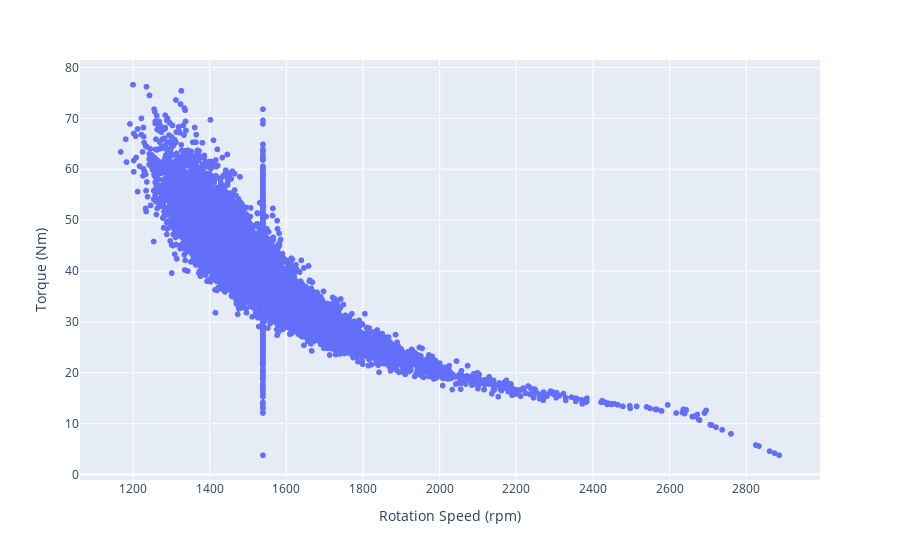
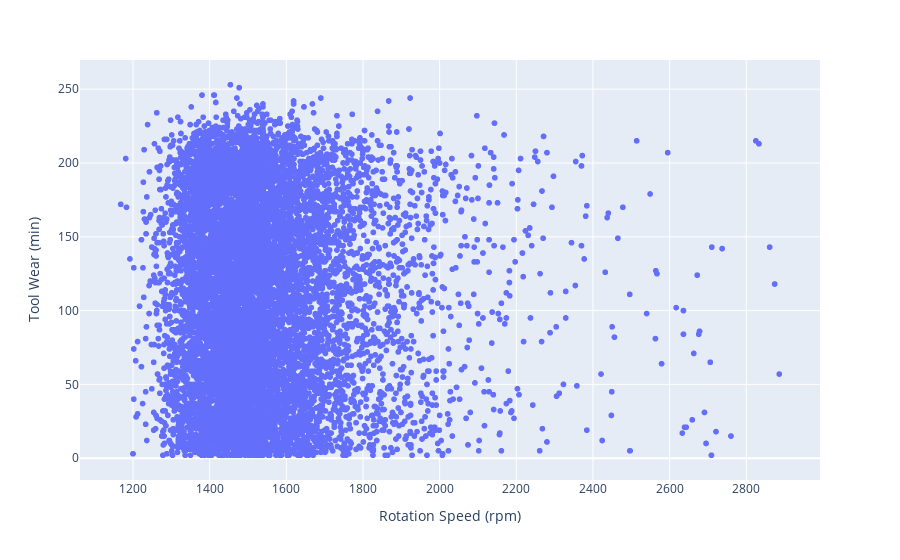

Notebook cell for these charts, in order:
### Markdown cell above
### Cleaned Dataset

### Code cell
display(cleaned_df)
fig = px.scatter(cleaned_df, x='Rotation Speed (rpm)',y='Torque (Nm)')
fig.show()
fig = px.scatter(cleaned_df, x='Rotation Speed (rpm)',y='Tool Wear (min)')
fig.show()

### Figure 1 — Plotly figure (JSON) as saved in the notebook; plotly's stock layout.template omitted (floating-point values rounded to 4 significant figures; data arrays with more than 128 entries replaced by an {"elided": "..."} marker saying what was removed)
{"data": [{"hovertemplate": "Rotation Speed (rpm)=%{x}<br>Torque (Nm)=%{y}<extra></extra>", "legendgroup": "", "marker": {"color": "#636efa", "symbol": "circle"}, "mode": "markers", "name": "", "showlegend": false, "x": {"elided": "19760 float values"}, "xaxis": "x", "y": {"elided": "19760 float values"}, "yaxis": "y", "type": "scattergl"}], "layout": {"xaxis": {"anchor": "y", "domain": [0.0, 1.0], "title": {"text": "Rotation Speed (rpm)"}}, "yaxis": {"anchor": "x", "domain": [0.0, 1.0], "title": {"text": "Torque (Nm)"}}, "legend": {"tracegroupgap": 0}, "margin": {"t": 60}}}

### Figure 2 — Plotly figure (JSON) as saved in the notebook; plotly's stock layout.template omitted (floating-point values rounded to 4 significant figures; data arrays with more than 128 entries replaced by an {"elided": "..."} marker saying what was removed)
{"data": [{"hovertemplate": "Rotation Speed (rpm)=%{x}<br>Tool Wear (min)=%{y}<extra></extra>", "legendgroup": "", "marker": {"color": "#636efa", "symbol": "circle"}, "mode": "markers", "name": "", "showlegend": false, "x": {"elided": "19760 float values"}, "xaxis": "x", "y": {"elided": "19760 float values"}, "yaxis": "y", "type": "scattergl"}], "layout": {"xaxis": {"anchor": "y", "domain": [0.0, 1.0], "title": {"text": "Rotation Speed (rpm)"}}, "yaxis": {"anchor": "x", "domain": [0.0, 1.0], "title": {"text": "Tool Wear (min)"}}, "legend": {"tracegroupgap": 0}, "margin": {"t": 60}}}
